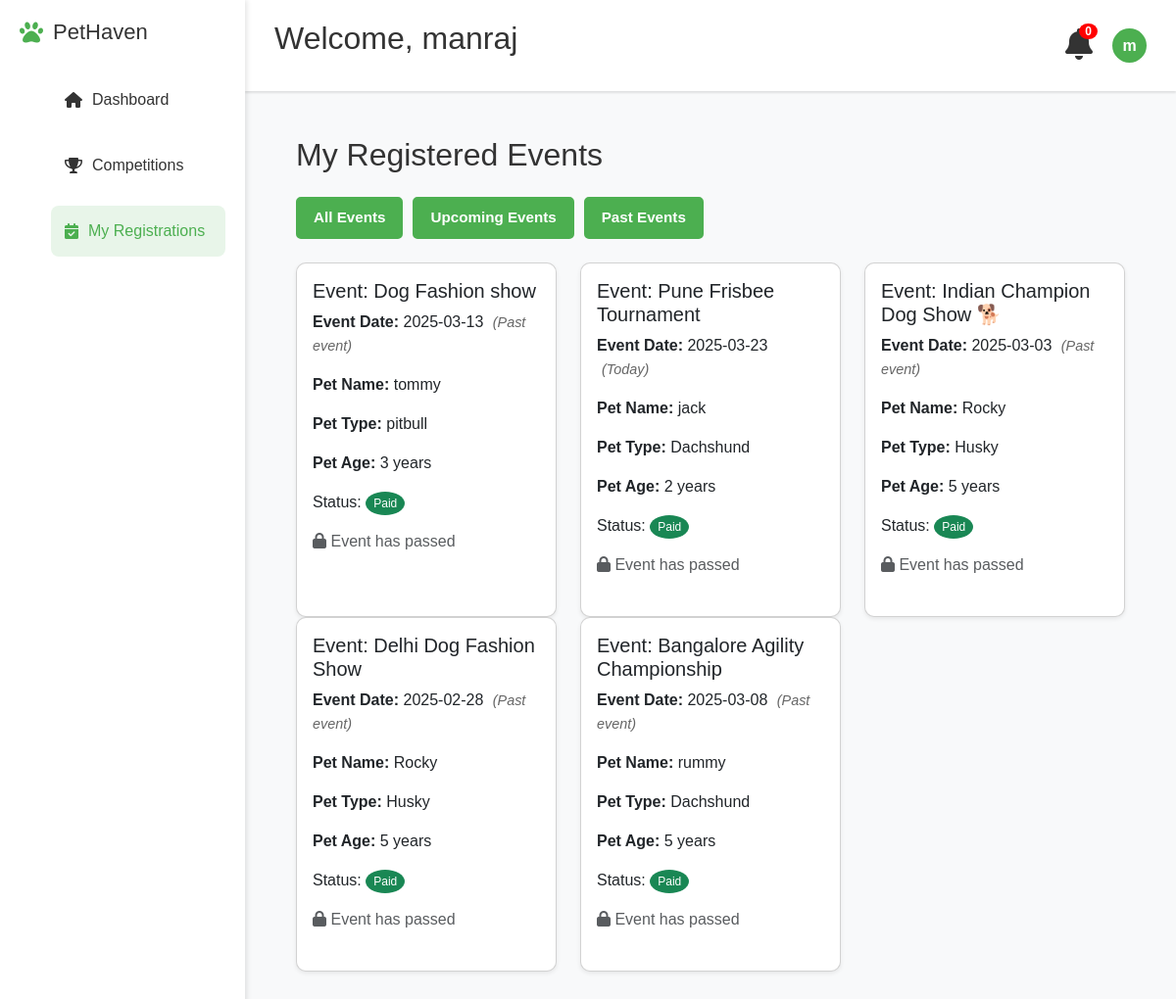
The page /registrations (signed in) on the database its author committed.
### models.py (models this page shows)
class User(db.Model, UserMixin):
    id = db.Column(db.Integer, primary_key=True)
    username = db.Column(db.String(100), unique=True, nullable=False)
    email = db.Column(db.String(120), unique=True, nullable=False)
    password = db.Column(db.String(60), nullable=False)
    is_admin = db.Column(db.Boolean, default=False)

class Registration(db.Model):
    id = db.Column(db.Integer, primary_key=True)
    user_id = db.Column(db.Integer, db.ForeignKey('user.id'), nullable=False)
    event_id = db.Column(db.Integer, db.ForeignKey('event.id'), nullable=False)
    pet_name = db.Column(db.String(100), nullable=False)
    pet_type = db.Column(db.String(100), nullable=False)
    pet_age=db.Column(db.Integer,nullable=False)
    paid = db.Column(db.Boolean, default=False)
    timestamp = db.Column(db.DateTime, default=lambda: datetime.now(timezone.utc))
    event = db.relationship('Event', backref=db.backref('registrations', lazy=True))
    user = db.relationship('User', backref=db.backref('registrations', lazy=True))

class Event(db.Model):
    id = db.Column(db.Integer, primary_key=True)
    title = db.Column(db.String(200), nullable=False)
    description = db.Column(db.Text, nullable=False)
    date = db.Column(db.String(50), nullable=False)
    location=db.Column(db.String(250),nullable=False)
    prizes=db.Column(db.String(200),nullable=False)
    eligibility=db.Column(db.String(250),nullable=False)
    fee = db.Column(db.Float, default=500)
    image_filename = db.Column(db.String(200), nullable=False, default="default.jpg")

### app.py (the view)
@app.route('/registrations')
@login_required
def registrations():
    registered_events = db.session.query(Registration, Event).join(Event, Registration.event_id == Event.id).filter(Registration.user_id == current_user.id).all()
    current_date = datetime.now().date()
    processed_events = []
    for reg, event in registered_events:
        event_date = datetime.strptime(event.date, '%Y-%m-%d').date()
        can_edit = event_date > current_date
        processed_events.append((reg, event, can_edit))
    return render_template("registrations.html", registered_events=processed_events)

### app.py (called while the page is built)
@login_manager.user_loader
def load_user(user_id):
    return db.session.get(User, int(user_id))

### templates/registrations.html (shortened to what this page needs)
{% extends "base.html" %}
{% block content %}
<div class="container mt-4">
    <h2 class="mb-4">My Registered Events</h2>
    <div class="filter-buttons mb-4">
        <button class="filter-btn active" data-filter="all">All Events</button>
        <button class="filter-btn" data-filter="upcoming">Upcoming Events</button>
        <button class="filter-btn" data-filter="past">Past Events</button>
    </div>
    {% if registered_events %}
        <div class="row" id="events-container">
            {% for reg, event, can_edit in registered_events %}
                <div class="col-md-4 event-item" data-date="{{ event.date }}">
                    <div class="card shadow-sm mb-4">
                        <div class="card-body">
                            <h5 class="card-title">Event: {{ event.title }}</h5>
                            <p class="card-text">
                                <strong>Event Date:</strong> {{ event.date }}
                                <span class="relative-date" data-event-date="{{ event.date }}"></span>
                            </p>
                            <p class="card-text"><strong>Pet Name:</strong> {{ reg.pet_name }}</p>
                            <p class="card-text"><strong>Pet Type:</strong> {{ reg.pet_type }}</p>
                            <p class="card-text"><strong>Pet Age:</strong> {{ reg.pet_age }} years</p>
                            <p class="card-text">
                                <stron class="me-2">Status:</strong>
                                {% if reg.paid %}
                                    <span class="badge-pill bg-success">Paid</span>
                                {% else %}
                                    <span class=" badge-pill bg-warning text-dark">Pending Payment</span>
                                {% endif %}
                            </p>
                            <div class="button-group" style="display: flex; gap: 10px; margin-top: 15px;">
                                {% if can_edit %}
                                    <a href="{{ url_for('edit_registration', registration_id=reg.id) }}" class="btn btn-secondary">
                                        <i class="fas fa-edit"></i> Edit Details
                                    </a>
                                {% else %}
                                    <span class="text-muted"><i class="fas fa-lock"></i> Event has passed</span>
                                {% endif %}
                            </div>
                        </div>
                    </div>
                </div>
            {% endfor %}
        </div>
    {% else %}
        <p>No registrations found.</p>
    {% endif %}
</div>
{% endblock %}

### templates/base.html (shortened to what this page needs)
<!DOCTYPE html>
<html lang="en">
<head>
    <link rel="stylesheet" href="https://cdnjs.cloudflare.com/ajax/libs/font-awesome/6.0.0/css/all.min.css">
    <link href="https://cdn.jsdelivr.net/npm/bootstrap@5.3.0/dist/css/bootstrap.min.css" rel="stylesheet">
    <link rel="stylesheet" href="{{ url_for('static', filename='css/style.css') }}">
</head>
<body>
    {% if current_user.is_authenticated %}
        <div class="navbar" id="navbar">
            <h2>Welcome, {{ current_user.username }}</h2>
            <div class="nav-right">
                <div class="notification">
                    <i class="fas fa-bell fa-2x"></i>
                    <span class="badge">0</span>
                </div>
                <div class="profile-dropdown">
                    <div class="profile" onclick="toggleDropdown()">
                        <div class="profile-pic">{{ current_user.username[0] }}</div>
                    </div>
                </div>
            </div>
            </div>
            <div class="sidebar" id="sidebar">
                <div class="logo">
                    <i class="fas fa-paw"></i>
                    <h2>PetHaven</h2>
                </div>
                <ul class="nav-menu">
                    <li class="nav-item {% if request.endpoint == 'dashboard' %}active{% endif %}">
                        <a href="{{ url_for('dashboard') }}"><i class="fas fa-home"></i> Dashboard</a>
                    </li>
                    <li class="nav-item {% if request.endpoint == 'competitions' %}active{% endif %}">
                        <a href="{{ url_for('competitions') }}"><i class="fas fa-trophy"></i> Competitions</a>
                    </li>
                    <li class="nav-item {% if request.endpoint == 'registrations' %}active{% endif %}">
                        {% if current_user.is_admin %}
                            <a href="{{ url_for('all_registrations') }}"><i class="fas fa-list-alt"></i> All Registrations</a>
                        {% else %}
                            <a href="{{ url_for('registrations') }}"><i class="fas fa-calendar-check"></i> My Registrations</a>
                        {% endif %}
                    </li>
                </ul>
            </div>
    {% endif %}
    <div class="main-content">
        {% block content %}{% endblock %}
    </div>
</body>
</html>

### static/css/style.css (style rules this page uses)
body { font-family: 'Poppins', Arial, sans-serif; margin: 0px; padding: 0; margin-top: 75px; background-color: #f8f9fa; height: 100vh; color: #333; }
.card { background: white; border-radius: 12px; overflow: hidden; box-shadow: 0 4px 6px rgba(0, 0, 0, 0.1); transition: transform 0.3s ease, box-shadow 0.3s ease; height: 100%; display: flex; flex-direction: column; }
.view-btn, .auth-btn, .filter-btn, .payment-btn { padding: 10px 20px; border-radius: 8px; font-weight: 600; text-align: center; transition: all 0.3s ease; border: none; cursor: pointer; font-size: 0.95rem; text-decoration: none; }
.sidebar { position: fixed; left: 0; top: 0; height: 100%; width: 250px; background: white; box-shadow: 2px 0 5px rgba(0,0,0,0.1); padding: 20px; z-index: 990; transform: translateX(0); transition: transform 0.3s ease-in-out; }
.logo { display: flex; align-items: center; gap: 10px; margin-bottom: 30px; }
.logo i { color: #4CAF50; font-size: 24px; }
.logo h2 { font-size: 22px; margin: 0; }
.nav-menu { list-style: none; }
.nav-item { margin: 15px 0; padding: 12px; border-radius: 8px; cursor: pointer; }
.nav-item a { text-decoration: none; color: inherit; display: flex; align-items: center; width: 100%; padding: 2px; background-color: none; }
.nav-item i { margin-right: 10px; }
.nav-item.active a { background: #e8f5e9; color: #4CAF50; }
.nav-item.active { background: #e8f5e9; color: #4CAF50; }
.navbar { position: fixed; left: 250px; top: 0; width: calc(100% - 250px); display: flex; align-items: center; background: white; padding: 15px 30px; z-index: 100; box-shadow: 0 2px 2px rgba(0,0,0,0.1); transition: left 0.3s ease-in-out, width 0.3s ease-in-out; }
.navbar h2 { flex: 1; padding-top: 5px; text-align: start; }
.nav-right { display: flex; align-items: center; gap: 20px; }
.notification { position: relative; cursor: pointer; }
.badge { position: absolute; top: -5px; right: -5px; background: red; color: white; padding: 2px 6px; border-radius: 50%; font-size: 12px; }
.badge-pill { color: white; padding: 5px 8px; border-radius: 50%; font-size: 12px; }
.profile { display: flex; align-items: center; gap: 10px; }
.profile-pic { width: 35px; height: 35px; border-radius: 50%; background: #4CAF50; display: flex; align-items: center; justify-content: center; color: white; font-weight: bold; }
.main-content { margin-left: 250px; padding: 40px; z-index: 10000; min-width: 500px; width: calc(100% - 250px); }
.card { background: white; border-radius: 10px; overflow: hidden; box-shadow: 0 2px 5px rgba(0,0,0,0.1); cursor: pointer; transition: transform 0.3s, box-shadow 0.3s; }
.profile-dropdown { position: relative; cursor: pointer; }
.profile { display: flex; align-items: center; gap: 10px; cursor: pointer; }
.filter-btn { padding: 10px 20px; border: none; border-radius: 5px; cursor: pointer; font-weight: bold; transition: all 0.3s ease; }
.filter-btn:not(.reset) { background: #4CAF50; color: white; }
h2 { margin-bottom: 20px; }
.relative-date { font-size: 0.9em; color: #666; font-style: italic; margin-left: 5px; }

### templates/registrations.html (style rules this page uses)
.filter-buttons { display: flex; gap: 10px; margin-bottom: 20px; }
.filter-btn { padding: 8px 16px; border: 2px solid #4CAF50; background: white; color: #4CAF50; border-radius: 5px; cursor: pointer; transition: all 0.3s ease; }
.filter-btn.active { background: #4CAF50; color: white; }
.relative-date { font-size: 0.9em; color: #666; font-style: italic; margin-left: 5px; }

### rows shown on the page
User: username "manraj", username "m"
Registration: title "Dog Fashion show", date "2025-03-13", pet_name "tommy", pet_type "pitbull", pet_age "3", paid "Paid"
Registration: title "Pune Frisbee Tournament", date "2025-03-23", pet_name "jack", pet_type "Dachshund", pet_age "2", paid "Paid"
Registration: title "Indian Champion Dog Show 🐕️", date "2025-03-03", pet_name "Rocky", pet_type "Husky", pet_age "5", paid "Paid"
Registration: title "Delhi Dog Fashion Show", date "2025-02-28", pet_name "Rocky", pet_type "Husky", pet_age "5", paid "Paid"
Registration: title "Bangalore Agility Championship", date "2025-03-08", pet_name "rummy", pet_type "Dachshund", pet_age "5", paid "Paid"
